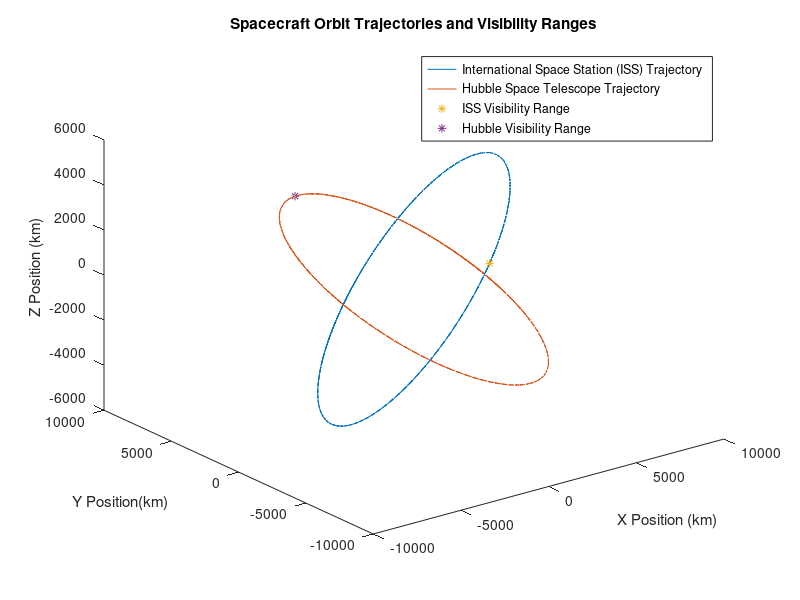

Here is the MATLAB script that generated this plot: (Note: this script raises an error after producing the figure.)
close all; clear all; 

%create filename variable
filename='animation.gif';


%load files 
sat1pos=load('Sat1Position.csv');
sat2pos=load('Sat2Position.csv');
sat1vis=load('Sat1Visibility.csv');
sat2vis=load('Sat2Visibility.csv');

%create x y and z coordinate vectors
sat1posx=sat1pos(:,1);
sat1posy=sat1pos(:,2);
sat1posz=sat1pos(:,3);

sat2posx=sat2pos(:,1);
sat2posy=sat2pos(:,2);
sat2posz=sat2pos(:,3);

%create logical vectors
logVec1=sat1vis==1;
logVec2=sat2vis==1;

%use logical vector to index
sat1visx=sat1posx(logVec1);
sat1visy=sat1posy(logVec1);
sat1visz=sat1posz(logVec1);

sat2visx=sat2posx(logVec2);
sat2visy=sat2posy(logVec2);
sat2visz=sat2posz(logVec2);




%plot
plot3(sat1posx,sat1posy,sat1posz,sat2posx,sat2posy,sat2posz);
hold on
p1=plot3(sat1visx(1),sat1visy(1),sat1visz(1),'*');
p2=plot3(sat2visx(1),sat2visy(1),sat2visz(1),'*');

%graph specificiations 
xlabel('X Position (km)');
ylabel('Y Position(km)');
zlabel('Z Position (km)');
legend('International Space Station (ISS) Trajectory','Hubble Space Telescope Trajectory', 'ISS Visibility Range','Hubble Visibility Range');
title('Spacecraft Orbit Trajectories and Visibility Ranges');

for k=1:1441
    %update line
    p1.XData=sat1visx(1:k);
    p1.YData=sat1visy(1:k);
    p1.ZData=sat1visz(1:k);

    p2.XData=sat2visx(1:k);
    p2.YData=sat2visy(1:k);
    p2.ZData=sat2visz(1:k);

    pause(0.1)

    % Saving the figure
    frame = getframe(gcf);
    ima = frame2im(frame);
    [imin,cm] = rgb2ind(ima,256);
    if k == 1
        imwrite(imin,cm,filename,'gif', 'Loopcount',inf,...
        'DelayTime',0.2);
    else
        imwrite(imin,cm,filename,'gif','WriteMode','append',...
        'DelayTime',0.2);
    end
end
